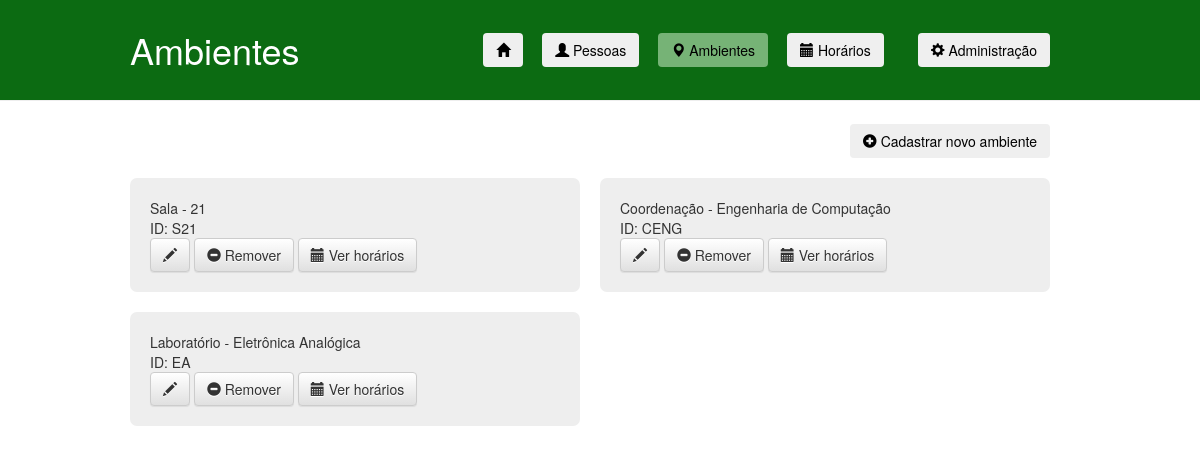
Screenshot of /ambients.html with the database file from the repository.
### ifaccapp/models.py (models this page shows, shortened)
class Ambient(models.Model):
    COORDENACAO = "Coordenação"
    SALA = "Sala"
    LABORATORIO = "Laboratório"
    TYPE_CHOICES = (
        (COORDENACAO, 'Coordenação'),
        (SALA, 'Sala'),
        (LABORATORIO, 'Laboratório'),
    )
    type = models.TextField(null=True, max_length=50, choices=TYPE_CHOICES, verbose_name="Tipo de ambiente")
    name = models.TextField(null=True, max_length=100, verbose_name="Nome")
    ID = models.TextField(primary_key=True, max_length=50)
    IP = models.TextField(null=True, max_length=15, verbose_name="IP")
    mask = models.TextField(null=True, max_length=15, verbose_name="Máscara")

### ifaccapp/views.py (the view)
# urls.py: path('ambients.html', views.ambients, name='ambients'),
def ambients(request):
    ambients = Ambient.objects.all()
    return render(request, 'ifaccapp/ambients.html', {'ambients': ambients})

### ifaccapp/templates/ifaccapp/ambients.html (shortened to what this page needs)
<!DOCTYPE html>
{% load static %}
<html lang="pt-br">
    <head>
        <link rel="stylesheet" href="//maxcdn.bootstrapcdn.com/bootstrap/3.2.0/css/bootstrap.min.css">
        <link rel="stylesheet" href="//maxcdn.bootstrapcdn.com/bootstrap/3.2.0/css/bootstrap-theme.min.css">
        <link rel="stylesheet" href="{% static 'css/ifaccapp.css' %}">
    </head>
    <body>
        <div class="page-header">
            <div class="linha">
                <header>
                    <div class="coluna col3">
                        <h1 class="logo">Ambientes</h1>
                    </div>
                    <div class="coluna col9">
                        <nav>
                            <ul class="menu inline sem-marcador" style="width: 700px">
                                <li>
                                    <a href="{% url 'home' %}"><button type="button" class="btn"><span class="glyphicon glyphicon-home"></span></button></a>
                                </li>
                                <li>
                                    <a href="{% url 'people' %}"><button type="button" class="btn"><span class="glyphicon glyphicon-user"></span> Pessoas</button></a>
                                </li>
                                <li>
                                    <a href="{% url 'ambients' %}"><button type="button" class="btn btn-selected"><span class="glyphicon glyphicon-map-marker"></span> Ambientes</button></a>
                                </li>
                                <li>
                                    <a href="{% url 'schedules' %}"><button type="button" class="btn"><span class="glyphicon glyphicon-calendar"></span> Horários</button></a>
                                </li>
                                <li>
                                    <a href="{% url 'administration' %}"><button type="button" class="btn"><span class="glyphicon glyphicon-cog"></span> Administração</button></a>
                                </li>
                            </ul>
                        </nav>
                    </div>
                </header>
            </div>
        </div>
        <div class="content-ambients">
            <div class="linha-top-menu">
                <header>
                    <ul class="menu top-inline sem-marcador">
                        <li>
                            <a href="{% url 'register_ambient' %}"><button type="button" class="btn"><span class="glyphicon glyphicon-plus-sign"></span> Cadastrar novo ambiente</button></a>
                        </li>
                    </ul>
                </header>
            </div>
            <div class="linha">
                <header>
                    <div class="coluna col12">
                        <div class="classroms-grid-container" style="grid-template-columns: 450px 450px; grid-gap: 20px">
                            {% for ambient in ambients %}
                                <div>
                                    {{ ambient.type }} -
                                    {{ ambient.name }} <br/>
                                    ID: {{ ambient.ID }} <br/>
                                    <a class="btn btn-default" href="{% url 'edit_ambient' pk=ambient.pk %}"><span class="glyphicon glyphicon-pencil"></span></a>
                                    <a class="btn btn-default" href="{% url 'remove_ambient' pk=ambient.pk %}"><span class="glyphicon glyphicon-minus-sign"></span> Remover</a>
                                    <a class="btn btn-default" href="{% url 'view_specific_schedules' pk=ambient.pk %}"><span class="glyphicon glyphicon-calendar"></span> Ver horários</a>
                                </div>
                            {% endfor %}
                        </div>
                    </div>
                </header>
            </div>
        </div>
    </body>
</html>

### ifaccapp/static/css/ifaccapp.css (style rules this page uses)
body { margin: 0; }
.page-header { background-color: #0C6B12; color: #FFFFFF; margin-top: 0; margin-bottom: 0; padding: 10px 20px 10px 20px; }
.content-ambients { padding-left: 30px; padding-right: 30px; }
a { color: #000000; }
.linha { width: 960px; margin: 0 auto; overflow: auto; padding: 0 0 10px 0; }
.linha-top-menu { width: 960px; margin: auto; overflow: auto; }
.coluna { padding: 0 10px; float: left; }
.col3 { width: 220px; }
.col9 { width: 700px; }
.col12 { width: 940px; }
ul.inline li { display: inline; margin-right: 15px; }
ul.inline li:last-child { margin-left: 15px; margin-right: 0; }
ul.top-inline li { display: inline; margin-right: 15px; }
ul.top-inline li:last-child { margin-left: 0; margin-right: 30px; }
ul.sem-marcador { list-style: none; }
.menu { text-transform: uppercase; text-align: right; margin-top: 23px; }
.btn-selected { background-color: #76B376; }
.classroms-grid-container { display: grid; grid-template-columns: auto auto; grid-gap: 20px; padding: 10px 0 20px 0; }
.classroms-grid-container > div { background-color: #EEEEEE; padding: 20px 20px 20px 20px; border-radius:7px; }

### rows the page displays
Ambient: type "Sala", name "21", ID "S21"
Ambient: type "Coordenação", name "Engenharia de Computação", ID "CENG"
Ambient: type "Laboratório", name "Eletrônica Analógica", ID "EA"
